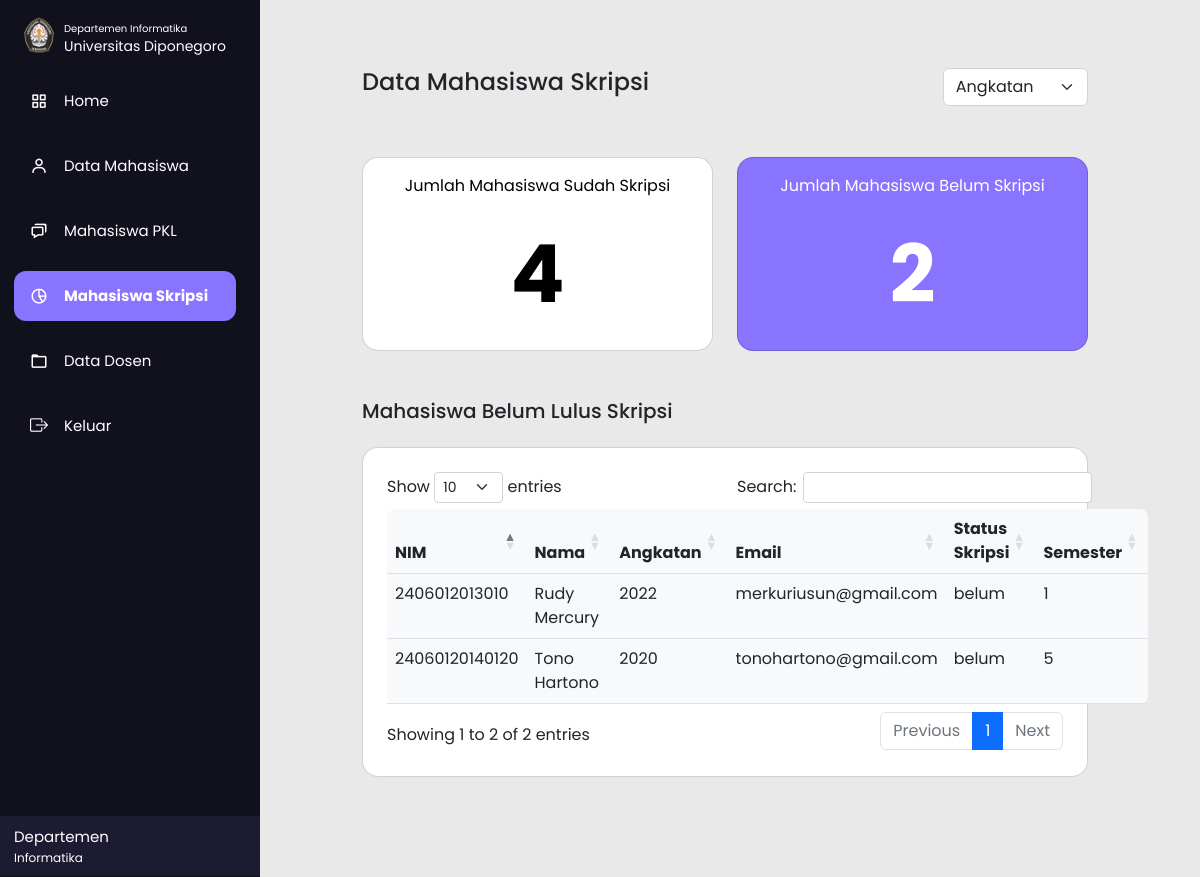
Screenshot of /departemen/mhsbelumskripsi.php with the database file from the repository.
### tables this page shows
CREATE TABLE `tb_mhs` (
  `nim` varchar(14) NOT NULL,
  `nama` varchar(50) NOT NULL,
  `alamat` varchar(255) NOT NULL,
  `kode_kota` varchar(11) NOT NULL,
  `angkatan` varchar(4) NOT NULL,
  `jalur_masuk` varchar(10) NOT NULL,
  `email` varchar(255) NOT NULL,
  `no_hp` varchar(14) NOT NULL,
  `status` varchar(25) NOT NULL,
  `foto_mhs` varchar(255) NOT NULL,
  `kode_wali` varchar(5) NOT NULL,
  `semester` varchar(2) NOT NULL
);

CREATE TABLE `tb_skripsi` (
  `nim` varchar(14) NOT NULL,
  `status_skripsi` varchar(255) NOT NULL,
  `nilai_skripsi` varchar(2) DEFAULT NULL,
  `tanggal_sidang` date DEFAULT NULL,
  `scan_skripsi` varbinary(8000) NOT NULL,
  `verif_skripsi` varchar(11) NOT NULL
);

### departemen/mhsbelumskripsi.php (the view, shortened to what this page needs)
<?php
  include'../db_login.php';
?>
<!DOCTYPE html>
<html lang="en" dir="ltr">
<head>
    <link rel="stylesheet" href="style.css">
    <link rel="stylesheet" href="style.css">
    <link href="https://cdn.jsdelivr.net/npm/bootstrap@5.2.2/dist/css/bootstrap.min.css" rel="stylesheet">
    <link href='https://unpkg.com/boxicons@2.0.7/css/boxicons.min.css' rel='stylesheet'>
    <link rel="stylesheet" href="https://cdn.datatables.net/1.12.1/css/dataTables.bootstrap5.min.css">
    <link rel="stylesheet" href="https://cdnjs.cloudflare.com/ajax/libs/twitter-bootstrap/5.2.0/css/bootstrap.min.css">
    <link rel="stylesheet" href="https://cdn.jsdelivr.net/npm/bootstrap-icons@1.9.1/font/bootstrap-icons.css">
</head>
<body>
  <div class="sidebar">
  <div class="logo-details">
      <i> <img src="../asset/img/undip.png" style="width:40px ; padding-bottom:5px" alt=""></i>
        <div class="logo_name" style="padding-top: 5px;"> <div style="font-size:10px ;">Departemen Informatika</div>  Universitas Diponegoro</div>
    </div>
    <ul class="nav-list" id="nav-list">
      <li>
        <a class="nav-link " href="index.php">
          <i class='bx bx-grid-alt'></i>
          <span class="links_name">Home</span>
        </a>
      </li>
      <li>
       <a class="nav-link " href="datamhs.php">
         <i class='bx bx-user' ></i>
         <span class="links_name">Data Mahasiswa</span>
       </a>
     </li>
     <li>
       <a class="nav-link " href="mhspkl.php">
         <i class='bx bx-chat' ></i>
         <span class="links_name">Mahasiswa PKL</span>
       </a>
     </li>
     <li>
       <a class="nav-link active " href="mhsskripsi.php">
         <i class='bx bx-pie-chart-alt-2' ></i>
         <span class="links_name">Mahasiswa Skripsi</span>
       </a>
     </li>
     <li>
       <a class="nav-link" href="datadosen.php">
         <i class='bx bx-folder' ></i>
         <span class="links_name">Data Dosen</span>
       </a>
     </li>
     <li>
       <a class="nav-link" href="../logout.php">
         <i class="bi bi-box-arrow-right"></i>
         <span class="links_name">Keluar</span>
       </a>
     </li>
     <li class="profile">
         <div class="profile-details">
           <div class="name_job">
             <div class="name">Departemen</div>
             <div class="email">Informatika</div>
           </div>
         </div>
     </li>
    </ul>
  </div>
  <section class="home-section">
    <div class="container-fluid">
      <div class="h4 mt-5 w-100 ">Data Mahasiswa Skripsi
      <select class="form-select keyword" id="keyword" name="keyword" style="width: 20% ;float : right" aria-label=".form-select-sm example">
        <option selected >Angkatan</option>
      </select>
      </div><br>
      <div class="row row-cols-1 row-cols-md-2 g-4 mt-1">
      <?php
          $ambildata = mysqli_query($conn, "SELECT * FROM tb_mhs m, tb_skripsi p WHERE  m.nim = p.nim AND verif_skripsi = 'sudah'");
          $sudah = 0;
          while ($data = mysqli_fetch_array($ambildata)) {
              $sudah++;
              }
          $ambildata = mysqli_query($conn, "SELECT * FROM tb_mhs m, tb_skripsi p WHERE  m.nim = p.nim AND verif_skripsi = 'belum'");
          $belum = 0;
          while ($data = mysqli_fetch_array($ambildata)) {
              $belum++;
              }
      ?>
        <div class="col">
          <a href="mhsskripsi.php">
          <div class="card rounded-4  ">
            <div class="card-body">
              <p class="text-center">Jumlah Mahasiswa Sudah Skripsi</p>
              <p class="card-text jumlah text-center"><?=$sudah;?></p>
            </div>
          </div>
          </a>
        </div>
        <div class="col">
          <a href="mhsbelumskripsi.php">
          <div class="card rounded-4 card-active ">
            <div class="card-body">
              <p class="text-center">Jumlah Mahasiswa Belum Skripsi</p>
              <p class="card-text jumlah text-center"><?=$belum;?></p>
            </div>
          </div>
          </a>
        </div>
      </div>
      <br>
      <div class="h5 mt-4 mb-4 w-100">Mahasiswa Belum Lulus Skripsi</div>
      <div class="card p-4 rounded-4">
      <table id="example" class="table  bg-light rounded-3" style="width:100%">
        <thead>
            <tr>
                <th>NIM</th>
                <th>Nama</th>
                <th>Angkatan</th>
                <th>Email</th>
                <th>Status Skripsi</th>
                <th>Semester</th>
            </tr>
        </thead>
        <tbody>
          <?php
          $ambildata = mysqli_query($conn, 'SELECT * FROM tb_mhs m, tb_skripsi p WHERE  m.nim = p.nim AND verif_skripsi = "belum"'  );
          while ($data = mysqli_fetch_array($ambildata)) {
              $nim = $data['nim'];
              $nama = $data['nama'];
              $angkatan = $data['angkatan'];
              $email = $data['email'];
              $status = $data['verif_skripsi'];
              $semester = $data['semester'];
          ?>
        <tr>
          <td><?= $nim ?></td>
          <td><?= $nama; ?></td>
          <td><?= $angkatan; ?></td>
          <td><?= $email; ?></td>
          <td><?= $status; ?></td>
          <td><?= $semester; ?></td>
        </tr>
        <?php
          }
        ?>
    </table>
    </div>
    </div>
</body>
 </html>

### departemen/style.css (style rules this page uses)
* { margin: 0; padding: 0; box-sizing: border-box; font-family: "Poppins" , sans-serif; }
.sidebar { position: fixed; left: 0; top: 0; height: 100%; width: 260px; background: #11101D; padding: 6px 14px; z-index: 99; transition: all 0.5s ease; }
.sidebar .logo-details { height: 60px; display: flex; align-items: center; position: relative; }
.sidebar .logo-details img { opacity: 1; transition: all 0.5s ease; size: 10px; }
.sidebar .logo-details .logo_name { color: #fff; font-size: 14px; opacity: 1; transition: all 0.5s ease; }
.sidebar i { color: #fff; height: 60px; min-width: 50px; font-size: 28px; text-align: center; line-height: 60px; }
.sidebar .nav-list { height: 100%; margin-top: 10px; margin-left: -32px; margin-right: 10px; }
.sidebar .nav-list .active, .nav-link:hover { background-color:#8974FF; }
.sidebar .nav-list .active .links_name { font-weight: bold; }
.sidebar li { position: relative; margin: px 0; list-style: none; margin-bottom: 15px; }
.sidebar li a { display: flex; height: 100%; width: 100%; border-radius: 12px; align-items: center; text-decoration: none; transition: all 0.4s ease; background: #11101D; }
.sidebar li a .links_name { color: #fff; font-size: 15px; font-weight: 400; white-space: nowrap; opacity: 1; pointer-events: auto; transition: 0.4s; }
.sidebar li i { height: 50px; line-height: 50px; font-size: 18px; border-radius: 12px; }
.sidebar li.profile { position: fixed; height: 60px; width: 260px; left: 0; bottom: -14px; padding: 10px 14px; background: #1d1b31; transition: all 0.5s ease; overflow: hidden; }
.sidebar li .profile-details { display: flex; align-items: center; flex-wrap: nowrap; }
.sidebar li.profile .name, .sidebar li.profile .email { font-size: 15px; font-weight: 400; color: #fff; white-space: nowrap; }
.sidebar li.profile .email { font-size: 12px; }
.home-section { position: relative; background: #e9e9e9; min-height: 100vh; padding: 100px; padding-top: 20px; left: 250px; width: calc(100% - 250px); transition: all 0.5s ease; z-index: 2; }
.home-section a .card { text-decoration: none; color: black; }
.home-section a { text-decoration: none; }
.jumlah { font-size: 80px; font-weight: bold; }
.home-section a .card-active { color: white; background-color: #8974FF; }

### departemen/mhsbelumskripsi.php (style rules this page uses)
.home-section a .card-active { color: white; background-color: #8974FF; }

### rows the page displays
tb_mhs: tb_skripsi.nim "2406012013010", nama "Rudy Mercury", angkatan "2022", email "merkuriusun@gmail.com", tb_skripsi.verif_skripsi "belum", semester "1"
tb_mhs: tb_skripsi.nim "24060120140120", nama "Tono Hartono", angkatan "2020", email "tonohartono@gmail.com", tb_skripsi.verif_skripsi "belum", semester "5"

### other values shown
$sudah "4"
$belum "2"
